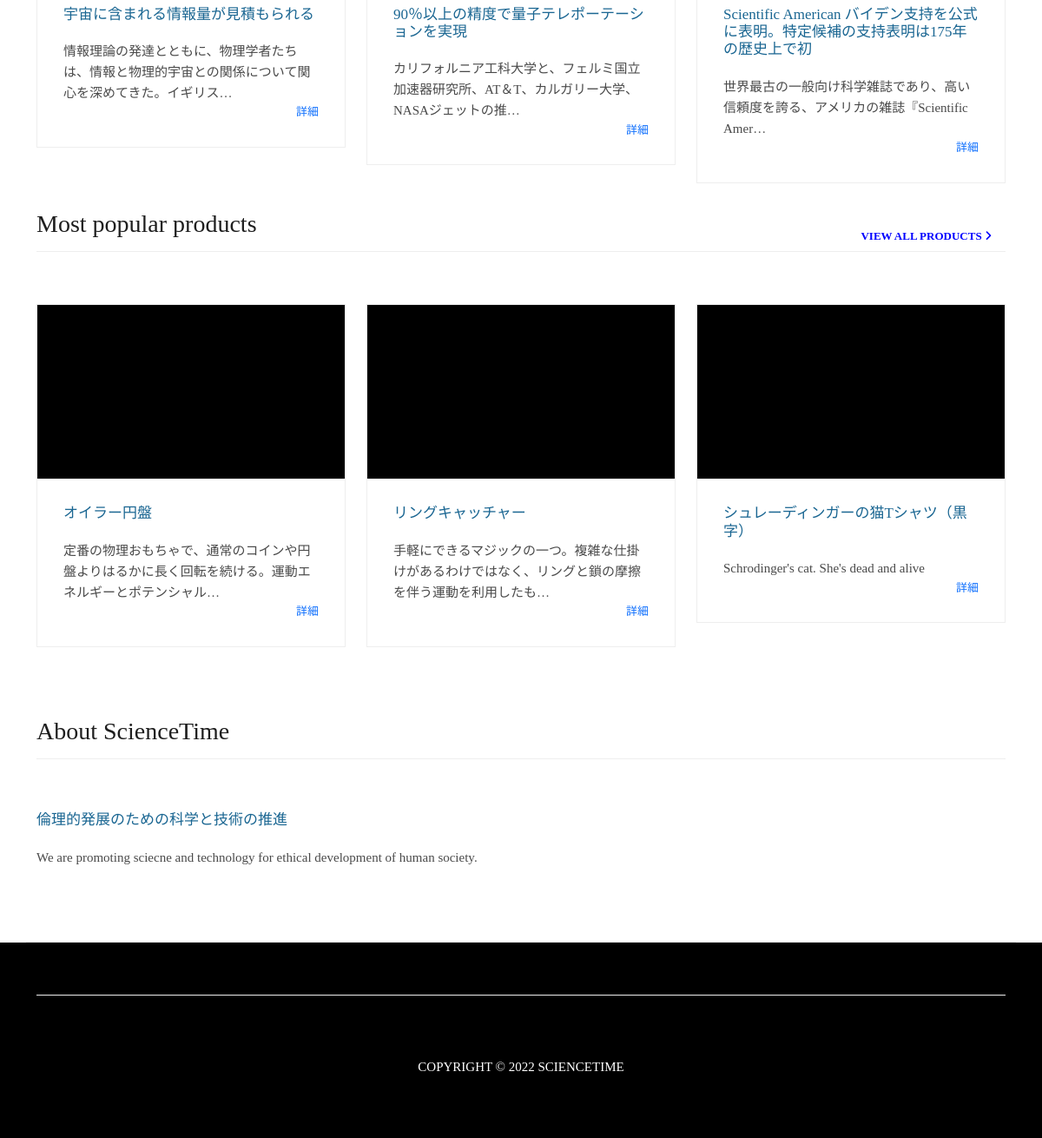
The app's page / (lower part), older data.
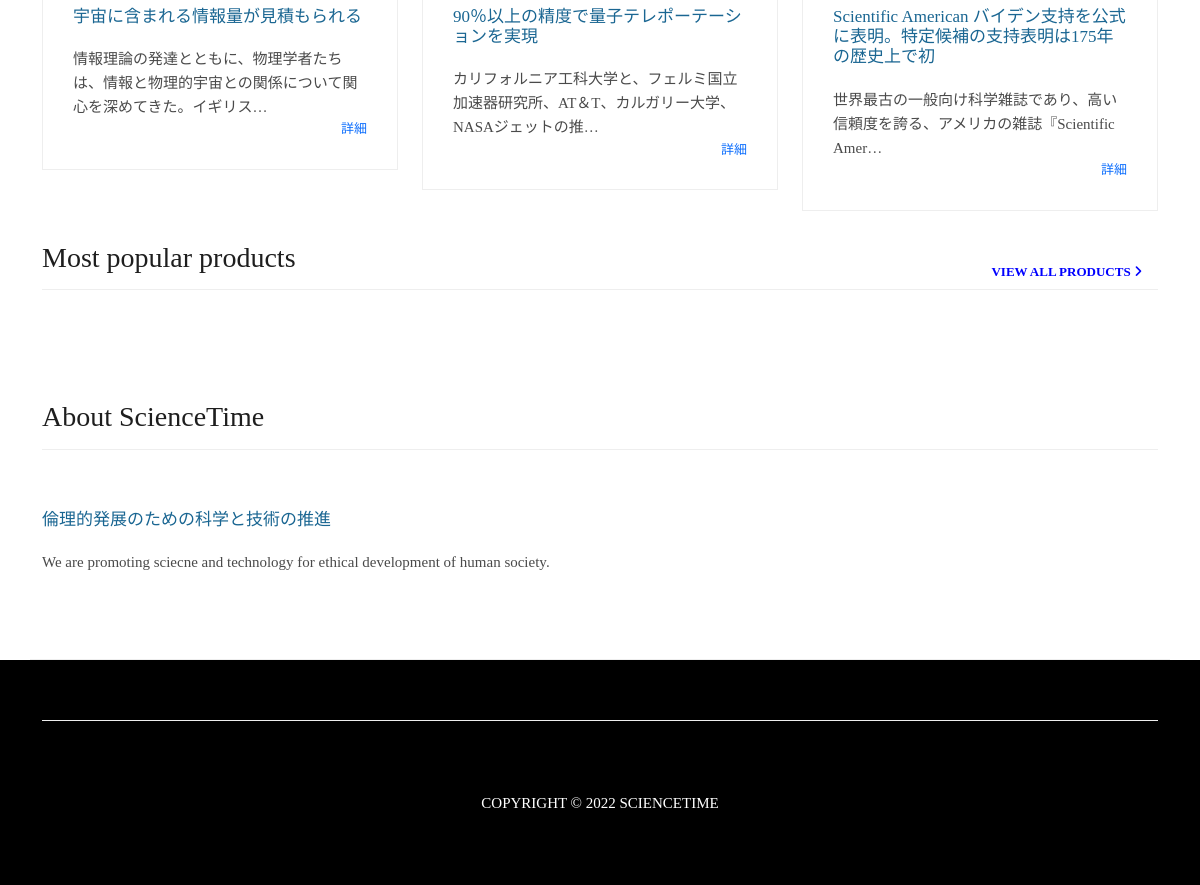
The same page, newer data.
### website/models.py (models this page shows, shortened)
class Post(models.Model):
    title = models.CharField(max_length=100,  verbose_name='タイトル')
    header_image = models.ImageField(null=True, blank=True, upload_to="images/post/header", verbose_name='ヘッダー画像')
    image_url = models.CharField(max_length=255, null=True, blank = True, verbose_name='画像url')
    author = models.ForeignKey(User, on_delete=models.CASCADE)
    content = models.TextField(default='' , verbose_name='内容')
    abstract = models.TextField(max_length=255, blank=True, verbose_name='概略')
    category = models.CharField(max_length=255, default='others')
    post_date = models.DateTimeField()
    update_date = models.DateTimeField(verbose_name='更新日時', auto_now=True)
    post_tags = TaggableManager(blank=True,verbose_name='タグ')
    views = models.PositiveIntegerField(default=0, null=True, blank=True)
    state = models.CharField(max_length=255, default='published')

class Product(models.Model):
    name = models.CharField(max_length=50, verbose_name='製品名')
    eng_name = models.CharField(max_length=50, verbose_name='製品名（英語）')
    url_title = models.SlugField(max_length=30,  verbose_name='urlタイトル', blank=True)
    main_image = models.ImageField(null=True, blank=True, upload_to="images/product/", verbose_name='画像')
    image_url = models.CharField(max_length=255, null=True, blank = True, verbose_name='画像url')
    video_url = models.TextField(null=True, blank = True, verbose_name='動画url')
    body = models.TextField(default='' , verbose_name='解説')
    description = models.TextField(max_length=255, blank=True, verbose_name='概略')
    genre = models.CharField(max_length=50, blank=True, default='merch')
    sub_genre = models.CharField(max_length=255, blank=True, default='others')
    post_date = models.DateTimeField(auto_now_add=True)
    update_date = models.DateTimeField(verbose_name='更新日時', auto_now=True)
    tags = TaggableManager(blank=True,verbose_name='タグ')
    views = models.PositiveIntegerField(default=0, null=True, blank=True)
    main_url = models.CharField(max_length=255, null=True, blank = True, verbose_name='メインリンク')
    amazon_url = models.CharField(max_length=255, null=True, blank = True, verbose_name='Amazon')
    rakuten_url = models.CharField(max_length=255, null=True, blank = True, verbose_name='楽天')
    suzuri_url = models.CharField(max_length=255, null=True, blank = True, verbose_name='suzuri')
    other_url1 = models.CharField(max_length=255, null=True, blank = True, verbose_name='url1')
    other_url2 = models.CharField(max_length=255, null=True, blank = True, verbose_name='url2')

### website/views.py (the view)
# urls.py: path('', HomeView.as_view(), name="index"),
class HomeView(ListView):
   model = Post
   template_name = 'index.html'
   def get_context_data(self):
        context={}
        product_list = Product.objects.all()
        post_list = Post.objects.all()
        context["product_list"] = product_list
        context["post_list"] = post_list
        return context

### website/templates/index.html (shortened to what this page needs)
{% extends 'base.html' %}
{% load static %}
{% block content %}
    <div class="latest-products">
      <div class="container">
        <div class="row">
          {% for post in post_list|slice:":3" %}
          <div class="col-md-4">
            <div class="product-item">
              <div class="down-content">
                <a href="{% url 'post_detail' post.pk %}"><h4>{{ post.title }}</h4></a>
                <p>{{ post.abstract |truncatechars:50}}</p>
                <span><a href="{% url 'post_detail' post.pk %}">詳細</a></span>
              </div>
            </div>
          </div>
         {% endfor %}
        </div>
      </div>
      <div class="container">
        <div class="row">
          <div class="col-md-12">
            <div class="section-heading">
              <h2>Most popular products</h2>
              <a class="nav-link" href="{% url 'products' %}">view all products <i class="fa fa-angle-right"></i></a>
            </div>
          </div>
          {% for product in product_list|slice:":3" %}
          <div class="col-md-4">
            <div class="product-item">
              <div class="image-content">
              </div>
              <div class="down-content">
                <a href="{% url 'product_detail' product.pk %}"><h4>{{ product.name }}</h4></a>
                <p>{{ product.description|safe |truncatechars:50}}</p>
                <span><a href="{% url 'product_detail' product.pk %}">詳細</a></span>
              </div>
            </div>
          </div>
         {% endfor %}
        </div>
      </div>
    </div>
    <div class="best-features">
      <div class="container">
        <div class="row">
          <div class="col-md-12">
            <div class="section-heading">
              <h2>About ScienceTime</h2>
            </div>
          </div>
          <div class="col-md-6">
            <div class="left-content">
              <h4>倫理的発展のための科学と技術の推進</h4>
              <p>
                We are promoting sciecne and technology for ethical development of human society.
              </p>
            </div>
          </div>
          <div class="col-md-6">
            <div class="right-image">
            </div>
          </div>
        </div>
      </div>
    </div>
{% endblock %}

### website/templates/base.html (shortened to what this page needs)
{% load static %}
<!DOCTYPE html>
<html lang="ja">
  <head>
    <link href="{% static 'website/bootstrap/css/bootstrap.min.css' %}" rel="stylesheet" type="text/css">
    <link href="https://cdn.jsdelivr.net/npm/bootstrap@5.0.0-beta1/dist/css/bootstrap.min.css" rel="stylesheet">
    <link rel="stylesheet" href="{% static 'website/css/ST.css' %}">
    <link rel="stylesheet" href="{% static 'website/css/owl.css' %}">
    <link rel="stylesheet" href="{% static 'website/css/animate.css' %}">
    <link rel="stylesheet" href="{% static 'website/css/li-scroller.css' %}">
    <link rel="stylesheet" href="{% static 'website/css/slick.css' %}">
    <link rel="stylesheet" href="{% static 'website/css/jquery.fancybox.css' %}">
    <link rel="stylesheet" href="{% static 'website/css/theme.css' %}">
    <link rel="stylesheet" href="{% static 'website/css/post.css' %}">
    </head>
    <body>
    {% block content %}
    {% endblock %}
        <footer>
            <div class="container">
              <div class="row">
                <div class="col-md-12">
                  <div class="inner-content">
                    <p>Copyright &copy; 2022 ScienceTime</p>
                  </div>
                </div>
              </div>
            </div>
          </footer>
    </body>
</html>

### static/website/css/ST.css (style rules this page uses)
body { font-family: Palatino, "Palatino Linotype", "Palatino LT STD", "Book Antiqua", Georgia, serif; overflow-x: hidden; text-rendering: optimizeLegibility; -webkit-font-smoothing: antialiased; -moz-osx-font-smoothing: grayscale; }
p { margin:10px 0 10px; font-size: 15px; color: #4a4a4a; line-height: 24px; }
a { text-decoration: none!important; }
h1,h2,h3,h4,h5,h6 { margin: 0px; }
.section-heading { text-align: left; margin-bottom: 60px; border-bottom: 1px solid #eee; }
.section-heading h2 { font-size: 28px; font-weight: 400; color: #1e1e1e; margin-bottom: 15px; }
.latest-products { margin-top: 100px; }
.latest-products .section-heading a { float: right; margin-top: -35px; text-transform: uppercase; font-size: 13px; font-weight: 700; color: blue; }
.product-item { border: 1px solid #eee; margin-bottom: 30px; max-height: 600px; }
.product-item .down-content { padding: 30px; position: relative; }
.product-item .down-content h4 { font-size: 17px; color: #1a6692; margin-bottom: 20px; }
.product-item .down-content p { margin-bottom: 20px; }
.product-item .down-content span { position: absolute; right: 30px; bottom: 30px; font-size: 13px; color: blue; font-weight: 500; }
.best-features { margin-top: 50px; }
.best-features .container .row { border-bottom: 1px solid #eee; padding-bottom: 60px; }
.best-features h4 { font-size: 17px; color: #1a6692; margin-bottom: 20px; }
.best-features p { margin-bottom: 25px; }
footer { text-align: center; background-color: black; }
footer .inner-content { border-top: 1px solid #eee; margin-top: 60px; padding: 60px 0px; }
footer .inner-content p { text-transform: uppercase; color: white; }

Row changes from the older to the newer data that the page shows:
removed Product: name "オイラー円盤", description "定番の物理おもちゃで、通常のコインや円盤よりはるかに長く回転を続ける。運動エネルギーとポテンシャル…"
removed Product: name "リングキャッチャー", description "手軽にできるマジックの一つ。複雑な仕掛けがあるわけではなく、リングと鎖の摩擦を伴う運動を利用したも…"
removed Product: name "シュレーディンガーの猫Tシャツ（黒字）", description "Schrodinger's cat. She's dead and alive"
